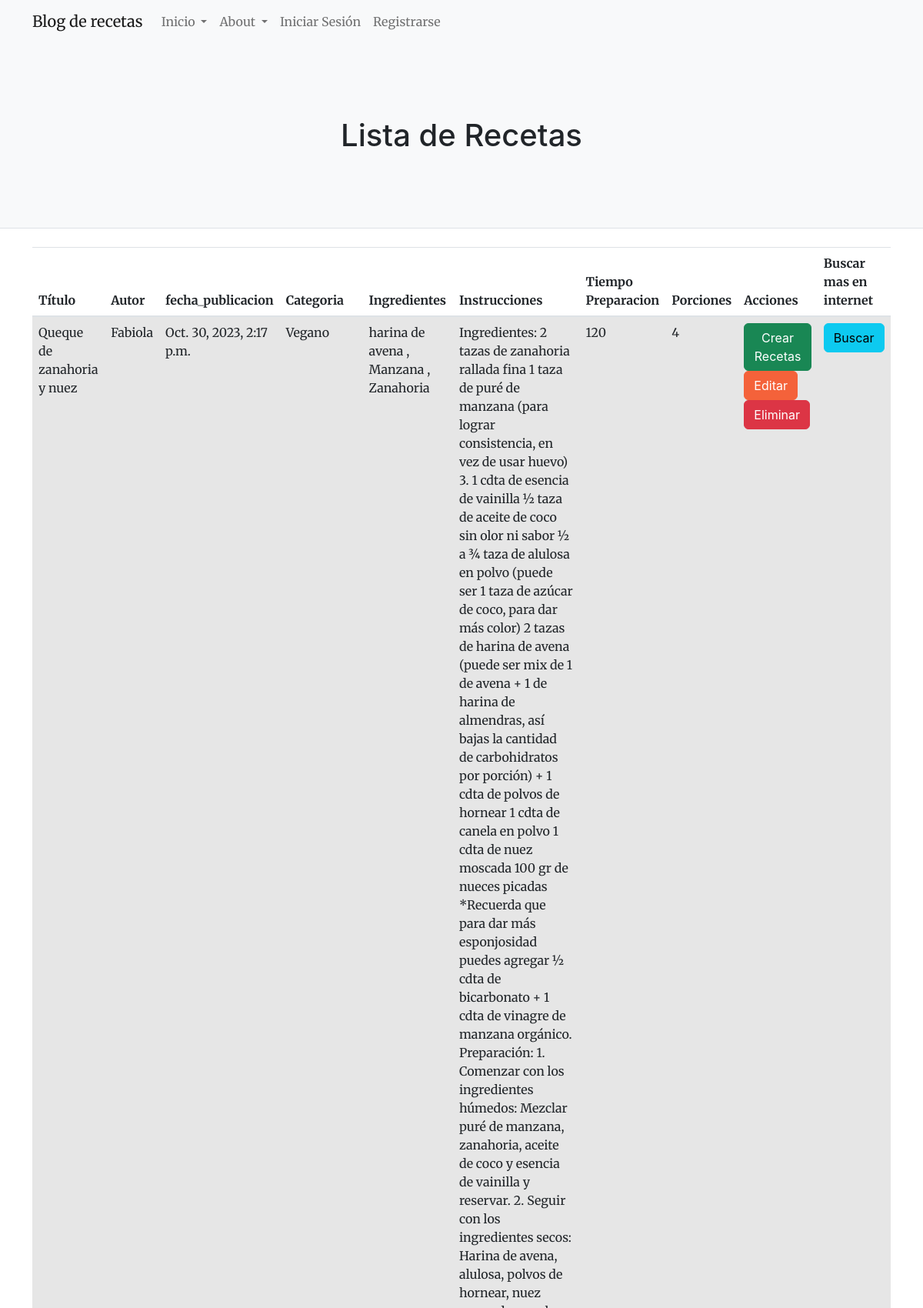
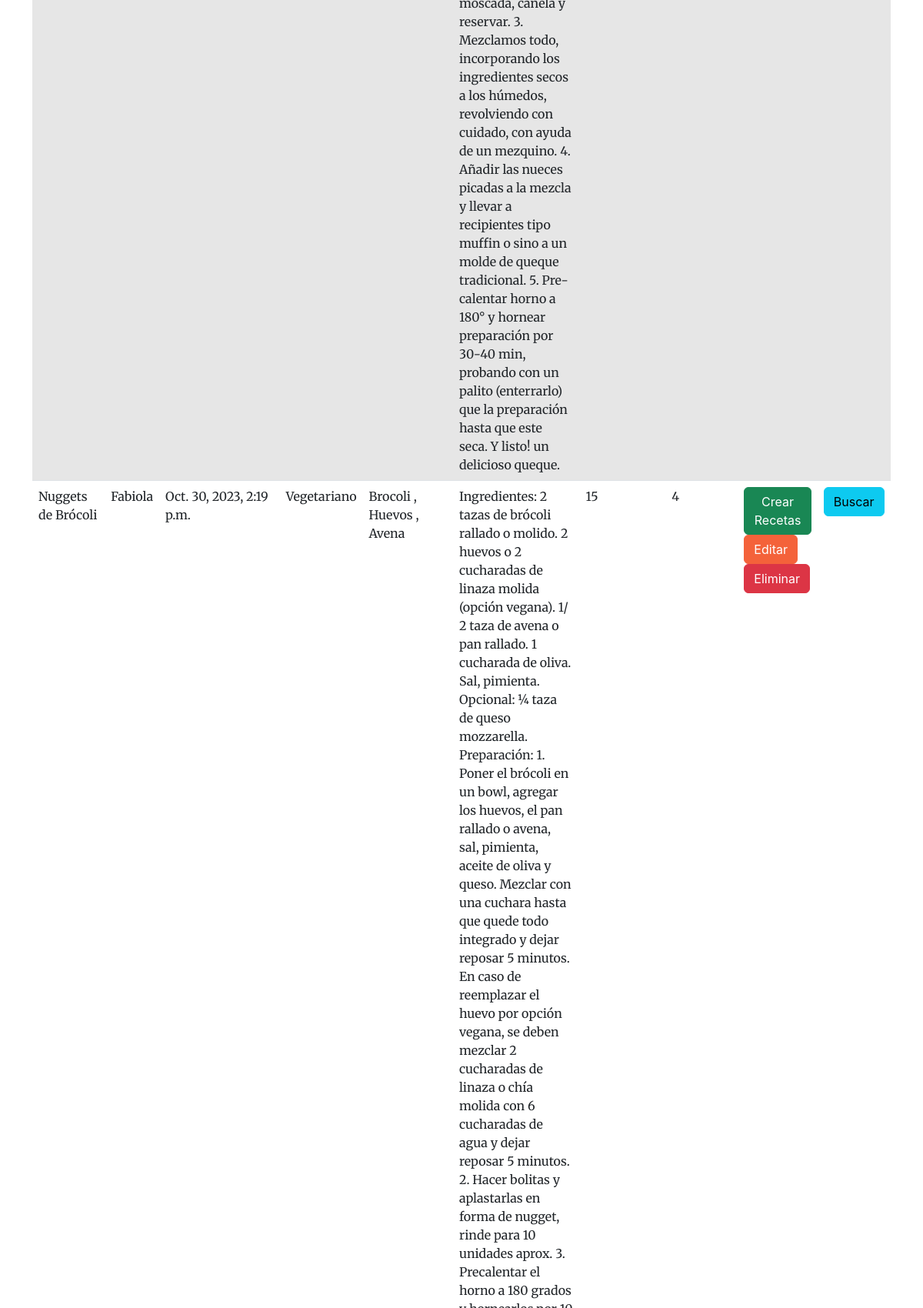
The app's page /App/recetas/ (upper part) with its own data (2 pictures, top to bottom).
### App/models.py (models this page shows, shortened)
class Receta(models.Model):
    titulo = models.CharField(max_length=200)
    autor = models.ForeignKey(Autor, on_delete=models.CASCADE)
    fecha_publicacion = models.DateTimeField(auto_now_add=True)
    categoria = models.ForeignKey(Categoria, on_delete=models.CASCADE)
    ingredientes = models.ManyToManyField(Ingrediente)
    instrucciones = models.TextField()
    tiempo_preparacion = models.PositiveIntegerField()
    porciones = models.PositiveIntegerField()

class Autor(models.Model):
    user = models.OneToOneField(User, on_delete=models.CASCADE)
    biografia = models.TextField()
    redes_sociales = models.URLField(blank=True, null=True)
    def __str__(self):
        return self.user.username

class Categoria(models.Model):
    nombre = models.CharField(max_length=100, unique=True)
    descripcion = models.TextField()
    def __str__(self):
        return self.nombre

class Ingrediente(models.Model):
    nombre = models.CharField(max_length=100, unique=True)
    descripcion = models.TextField()

### App/views.py (the view)
# urls.py: path('recetas/', views.lista_recetas, name='lista_recetas'),
def lista_recetas(request):
    recetas = Receta.objects.all()
    return render(request, 'Aplicacion/recetas_lista.html', {'recetas': recetas})

### App/templates/Aplicacion/recetas_lista.html (shortened to what this page needs)
{% extends "Aplicacion/padre.html" %}
{% load static %}
{% block contenidoquecambiar %}
    <header class="py-5 bg-light border-bottom mb-4">
        <div class="container">
            <div class="text-center my-5">
                <h1>Lista de Recetas</h1>
            </div>
        </div>
    </header>
    <div class="container">
        <table class="table table-striped">
            <thead>
                <tr>
                    <th>Título</th>
                    <th>Autor</th>
                    <th>fecha_publicacion</th>
                    <th>Categoria</th>
                    <th>Ingredientes</th>
                    <th>Instrucciones</th>
                    <th>Tiempo Preparacion</th>
                    <th>Porciones</th>
                    <th>Acciones</th>
                    <th>Buscar mas en internet</th>
                </tr>
            </thead>
            <tbody>
                {% for receta in recetas %}
                    <tr>
                        <td>{{ receta.titulo }}</td>
                        <td>{{ receta.autor }}</td>
                        <td>{{ receta.fecha_publicacion }}</td>
                        <td>{{ receta.categoria }}</td>
                        <td>
                            {% for ingrediente in receta.ingredientes.all %}
                                {{ ingrediente.nombre }}
                                {% if not forloop.last %}, {% endif %}
                            {% endfor %}
                        </td>
                        <td>{{ receta.instrucciones }}</td>
                        <td>{{ receta.tiempo_preparacion }}</td>
                        <td>{{ receta.porciones }}</td>
                        <td>
                            <a href="{% url 'crear_receta' %}" class="btn btn-success">Crear Recetas</a>
                            <a href="{% url 'editar_receta' receta.titulo %}" class="btn btn-primary">Editar</a>
                            <a href="{% url 'eliminar_receta' receta.titulo %}" class="btn btn-danger">Eliminar</a>
                        </td>
                        <td>
                            <a href="https://www.google.com/search?q={{ receta.titulo }}+reseñas" class="btn btn-info" target="_blank">Buscar</a>
                        </td>
                    </tr>
                {% endfor %}
            </tbody>
        </table>
    </div>
{% endblock %}

### records on screen
Receta: titulo "Queque de zanahoria y nuez", autor "Fabiola", fecha_publicacion "Oct. 30, 2023, 2:17 p.m.", categoria "Vegano", instrucciones "Ingredientes: 2 tazas de zanahoria rallada fina 1 taza de puré de manzana (para lograr consistencia, en vez de usar huevo) 3. 1 cdta de esencia de vainilla ½ taza de aceite de coco sin olor ni sabor ½ a ¾ taza de alulosa en polvo (puede ser 1 taza de azúcar de coco, para dar más color) 2 tazas de harina de avena (puede ser mix de 1 de avena + 1 de harina de almendras, así bajas la cantidad de carbohidratos por porción) + 1 cdta de polvos de hornear 1 cdta de canela en polvo 1 cdta de nuez moscada 100 gr de nueces picadas *Recuerda que para dar más esponjosidad puedes agregar ½ cdta de bicarbonato + 1 cdta de vinagre de manzana orgánico. Preparación: 1. Comenzar con los ingredientes húmedos:…", tiempo_preparacion "120", porciones "4"
Ingrediente: nombre "harina de avena"
Ingrediente: nombre "Manzana"
Ingrediente: nombre "Zanahoria"
Receta: titulo "Nuggets de Brócoli", autor "Fabiola", fecha_publicacion "Oct. 30, 2023, 2:19 p.m.", categoria "Vegetariano", tiempo_preparacion "15", porciones "4"
Ingrediente: nombre "Brocoli"
Ingrediente: nombre "Huevos"
Ingrediente: nombre "Avena"
